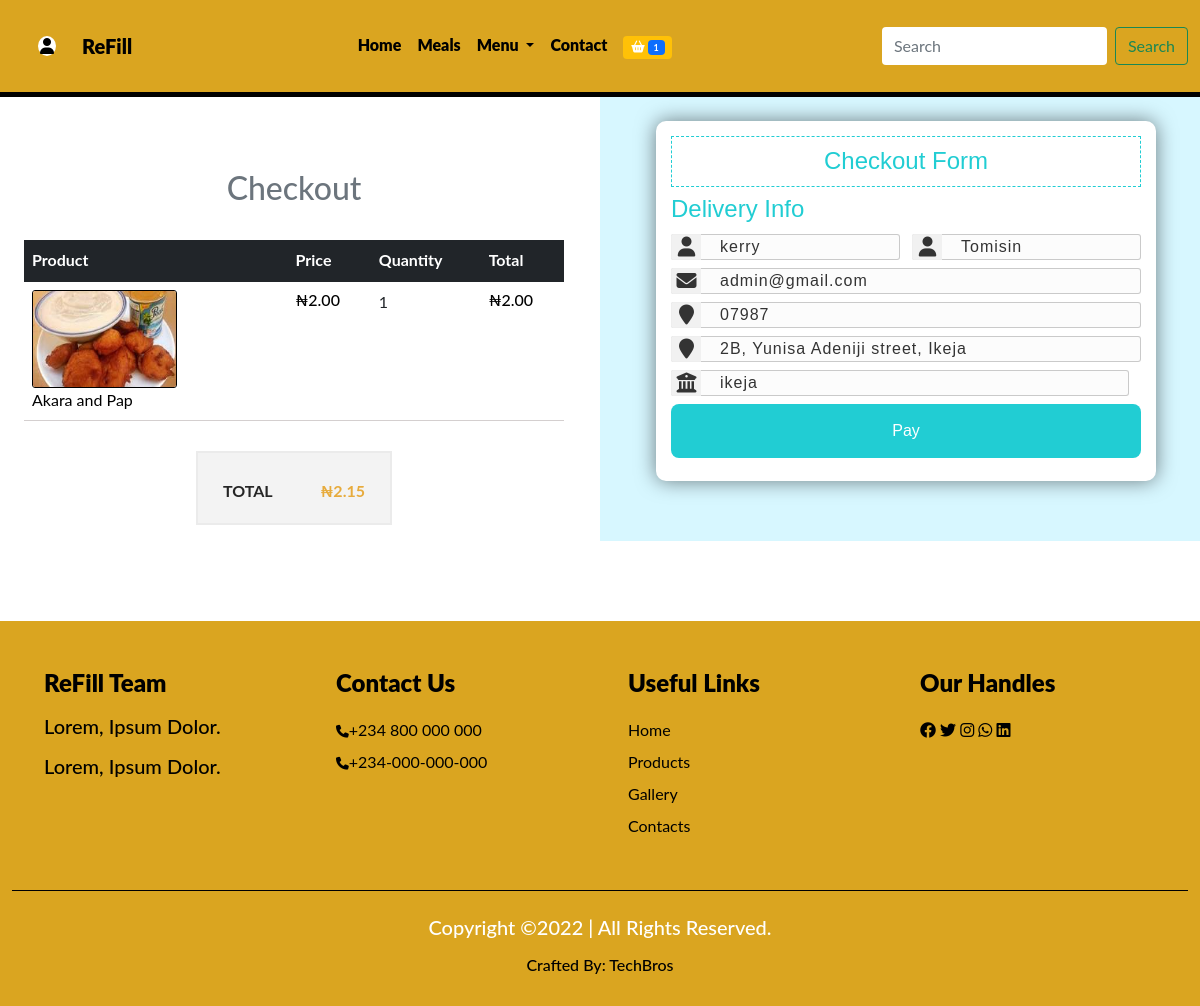
Page /checkout (signed in) on the committed database.
### cart/models.py (models this page shows, shortened)
class Shopcart(models.Model):
    user = models.ForeignKey(User, on_delete=models.CASCADE)
    dish = models.ForeignKey(Dish, on_delete=models.CASCADE)
    c_item = models.IntegerField()
    c_date = models.DateTimeField(auto_now_add=True)
    c_name = models.CharField(max_length=50)
    quantity = models.IntegerField()
    c_price = models.IntegerField()
    amount = models.IntegerField()
    cart_code = models.CharField(max_length=255)
    paid = models.BooleanField(default=False)
    class Meta:
        db_table = 'shopcart'
        managed = True
        verbose_name = 'Shopcart'
        verbose_name_plural = 'Shopcarts'

### techbro/models.py (models this page shows, shortened)
class Dish(models.Model):
    category = models.ForeignKey(Category, on_delete=models.CASCADE)
    breakfast = models.BooleanField(default=False)
    lunch = models.BooleanField(default=False)
    dinner = models.BooleanField(default=False)
    appetizer = models.BooleanField(default=False)
    dessert = models.BooleanField(default=False)
    drink = models.BooleanField(default=False)
    name = models.CharField(max_length=50)
    image = models.ImageField(upload_to='food', default='pix.png', blank=True, null=True)
    price = models.IntegerField()
    min = models.IntegerField()
    max = models.IntegerField()
    special = models.BooleanField(default=False)
    in_stock = models.BooleanField()
    description = models.TextField()
    class Meta:
        db_table = 'dish'
        managed = True
        verbose_name = 'Dish'
        verbose_name_plural = 'Dishes'

### dashboard/models.py (models this page shows, shortened)
class Profile(models.Model):
    user = models.OneToOneField(User, on_delete=models.CASCADE)
    first_name = models.CharField(max_length=250)
    last_name = models.CharField(max_length=250)
    email = models.EmailField(max_length=250)
    phone = models.CharField(max_length=20)
    address = models.CharField(max_length=250)
    city = models.CharField(max_length=250)
    state = models.CharField(max_length=250)
    profile_pix = models.ImageField(upload_to='dashboard', default='dashboard/avatar.jpg')

### techbro/views.py (the view)
# urls.py: path('checkout', checkout, name='checkout'),
@login_required(login_url='signin')
def checkout(request):
    profile = Profile.objects.get(user__username = request.user.username)
    shopcart = Shopcart.objects.filter(user__username = request.user.username, paid=False)
    subtotal = 0
    vat = 0
    total = 0
    for item in shopcart:
        subtotal += item.amount
    vat = 0.075 * subtotal
    total = vat + subtotal
    context = {
        'profile':profile,
        'shopcart':shopcart,
        'subtotal':subtotal,
        'vat':vat,
        'total':total,
    }
    return render(request, 'checkout.html', context)

### techbro/context_processor.py (called while the page is built)
def cartcount(request):
    count = Shopcart.objects.filter(user__username = request.user.username, paid= False)
    itemcount = 0
    for item in count:
        itemcount += item.c_item
    context = {
        'itemcount': itemcount
    }
    return context

### techbro/templates/checkout.html (shortened to what this page needs)
{% extends 'base.html' %}
{% load humanize %}
{% block header %} {% include 'header.html' %}{% endblock header %}
{% block content %}
  <div class="row">
    <div class="col-lg-6 col-sm-12">
          <section class="mt-5">
            <div class="container cart">
              <div class="table-responsive">
                <h2 class="text-center text-secondary py-4">Checkout</h2>
                <table class="table">
                  <thead class="thead bg-dark">
                    <tr>
                      <th scope="col" class="text-white">Product</th>
                      <th scope="col" class="text-white">Price</th>
                      <th scope="col" class="text-white">Quantity</th>
                      <th scope="col" class="text-white">Total</th>
                    </tr>
                  </thead>
                  <tbody>
                    {% if shopcart %}
                      {% for item in shopcart %}
                        <tr>
                          <td>
                            <div class="main">
                              <div class="d-flex">
                                <img src="{{item.dish.image.url}}">
                              </div>
                              <div class="des">
                                <p>{{item.c_name}}</p>
                              </div>
                            </div>
                          </td>
                          <td>
                            <h6>₦{{item.c_price|floatformat:2|intcomma}}</h6>
                          </td>
                          <td>{{item.quantity}}</td>
                          <td>
                            <h5>₦{{item.amount|floatformat:2|intcomma}}</h5>
                          </td>
                        </tr>
                      {% endfor %}
                    {% endif %}
                  </tbody>
                </table>
              </div>
            </div>
              <div class="col-lg-4 offset-lg-4">
                <div class="checkout">
                  <ul>
                    <li class="cart-total">Total
                      <span>₦{{total|floatformat:2|intcomma}}</span>
                    </li>
                  </ul>
              </div>
            </div>
      </section>
   </div>
      <div class="col-lg-6 col-sm-12 check">
        <div class="container wrapper">
          <h2>Checkout Form</h2>
          <form class="payment" action="{% url 'payment' %}" method="POST">
            <h4>Delivery Info</h4>
            <div class="input_group">
              <div class="input_box">
                <input  type="text" name="first_name" placeholder="First Name" required class="name ps-5" value="{{profile.first_name}}">
              </div>
              <div class="input_box">
                <input type="text" name="last_name" placeholder="Surname Name" required class="name ps-5" value="{{profile.last_name}}">
              </div>
            </div>
            <div class="input_group">
              <div class="input_box">
                <input type="email" name="email" placeholder="Email Address" required class="name ps-5" value="{{profile.email}}">
              </div>
            </div>
            <div class="input_group">
              <div class="input_box">
                <input type="text" name="phone" placeholder="Phone Number" class="name ps-5" required value="{{profile.phone}}">
              </div>
            </div>
            <div class="input_group">
              <div class="input_box">
                <input type="Address" name="address" placeholder="Address" class="name ps-5" required value="{{profile.address}}">
              </div>
            </div>
            <div class="input_group">
              <div class="input_box">
                <input type="Address" name="city" placeholder="City" required class="name ps-5" value="{{profile.city}}">
              </div>
            </div>
            <div class="input_group">
              <div class="input_box">
                <button type="submit">Pay</button>
              </div>
            </div>
          </form>
        </div>
      </div>
</div>
{% endblock content %}
{% block footer %} {% include 'footer.html' %}{% endblock footer %}

### techbro/static/css/dash.css (style rules this page uses)
* { box-sizing: border-box; margin: 0; padding: 0; }

### techbro/static/css/index.css (style rules this page uses)
* { margin: 0; padding: 0; box-sizing: border-box; }

### techbro/static/css/nedu.css (style rules this page uses)
* { padding: 0; margin: 0; box-sizing: border-box; }
:root { --body: white; --navbody: pink; --navbar: #0f0f0ffb; --text: #f8aa02; --navback: #003566; --moon: black; }
body { font-family: 'Lato', sans-serif; background: var(--body); }
.main .d-flex img { width: 145px; height: 98px; }
.cart .table { margin-bottom: 30px; border-bottom: 1px solid rgb(212, 207, 207); }
.cart .table thead tr th { border-top: 0px; font-size: 16px; font-weight: bold; border-bottom: 0px; }
.cart .table tbody tr td .main .d-flex { padding-right: 30px; }
.cart .table tbody tr td .main .d-flex img { border: 1px solid var(--moon); border-radius: 3px; }
.cart .table tbody tr td .main .des { vertical-align: middle; align-self: center; }
.cart .table tbody tr td .main .des p { margin-bottom: 0px; color: var(--moon); }
.cart .table tbody tr td h6 { font-size: 16px; color: var(--moon); margin-bottom: 0px; }
.cart .table tbody tr td h5 { font-size: 16px; color: var(--moon); margin-bottom: 0px; }
.checkout ul { border: 2px solid #ebebeb; background: #f3f3f3; padding-left: 25px; padding-right: 25px; padding-top: 16px; padding-bottom: 20px; }
.checkout ul li { list-style: none; font-size: 16px; font-weight: bold; color: #252525; text-transform: uppercase; overflow: hidden; }
.checkout ul li.cart-total { padding-top: 10px; }
.checkout ul li.cart-total span { color: #e7ab3c; }
.checkout ul li span { float: right; }
.check { background-color: #d7f7ff; font-family: Arial, Helvetica, sans-serif; }
.wrapper { background-color: #fff; width: 500px; padding: 15px; margin: 24px auto 0; box-shadow: 0px 0px 20px rgb(0, 0, 0, 0.5); border-radius: 10px; }
.wrapper h2 { border: #fcfcfc; color: #21cdd3; font-size: 24px; padding: 10px; margin-bottom: 8px; text-align: center; border: 1px dashed #21cdd3; }
.wrapper h4 { padding-bottom: 2px; color: #21cdd3; }
.input_group { margin-bottom: 8px; width: 100%; position: relative; display: flex; flex-direction: row; padding: 5px, 0; }
.input_box { width: 100%; margin-right: 12px; position: relative; }
.input_box:last-child { margin-right: 0; }
.input_box .name { padding: 14px, 10px, 14px, 50px; width: 100%; background-color: #fcfcfc; border: 1px solid #0003; outline: none; letter-spacing: 1px; transition: 0.3s; border-radius: 3px; color: #333; }
.input_box button { width: 100%; background-color: #21cdd3; color: #fff; border: none; padding: 15px; border-right: 4px; font-size: 16px; transition: all 0.3s ease; border-radius: 8px; }

### techbro/static/css/style.css (style rules this page uses)
* { margin: 0; padding: 0; box-sizing: border-box; }

### rows in the picture
Shopcart: dish.image (picture), c_name "Akara and Pap", c_price "2.00", quantity "1", amount "2.00"
Profile: first_name "kerry", last_name "Tomisin", email "admin@gmail.com", phone "07987", address "2B, Yunisa Adeniji street, Ikeja", city "ikeja"

### other values in the picture
{{ itemcount }} "1"
{{ total|floatformat:2|intcomma }} "2.15"
